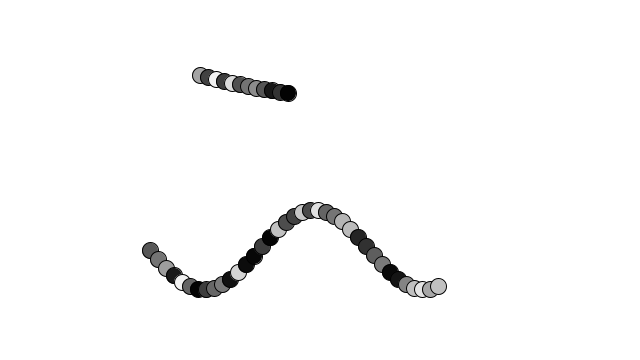
Frame 1 (no input)
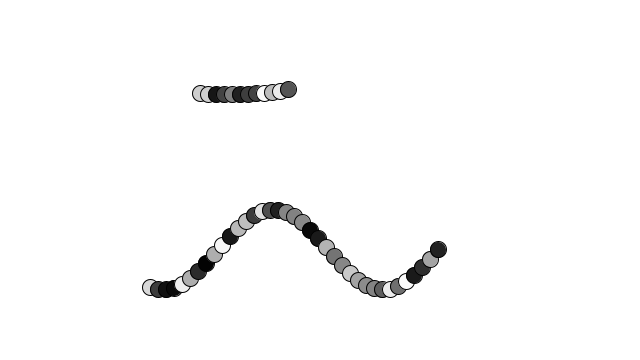
Frame 60 (the mouse pressed at the canvas centre just before this capture)
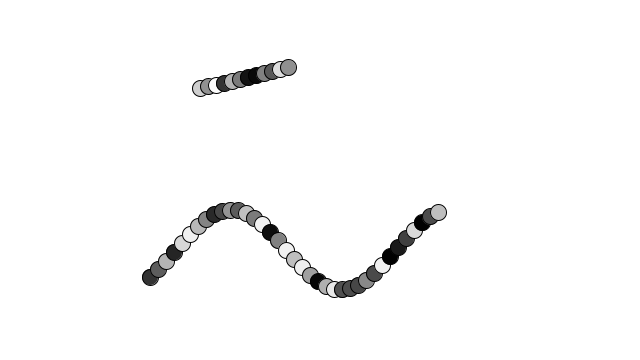
Frame 120 (the mouse held since frame 60 and released just before this capture)

The Processing sketch that drew these frames (run headless with seeded random() and noise(); from frame 60 on, the mouse is pressed at the canvas centre):

// Processing sketch: OOPWaveParticles
// ── OOPWaveParticles.pde
// Sine Wave
// Daniel Shiffman <http://www.shiffman.net>


// Two wave objects
Wave wave0;
Wave wave1;

void setup() {
  size(640,360);
  smooth();
  // Initialize a wave with starting point, width, amplitude, and period
  wave0 = new Wave(new PVector(200,75),100,20,500);
  wave1 = new Wave(new PVector(150,250),300,40,220);

}

void draw() {
  background(255);
  
  // Update and display waves
  wave0.calculate();
  wave0.display();
  
  wave1.calculate();
  wave1.display();


}



// ── Particle.pde

class Particle {
  PVector location;
  
  Particle() {
    location = new PVector(); 
  }
  
  void setLocation(float x, float y) {
    location.x = x;
    location.y = y; 
  }
  
  void display() {
    fill(random(255));
    ellipse(location.x,location.y,16,16); 
  }
  
  
}

// ── Wave.pde
class Wave {
  
  int xspacing = 8; // How far apart should each horizontal location be spaced
  int w;            // Width of entire wave
  
  PVector origin;          // Where does the wave's first point start
  float theta = 0.0;       // Start angle at 0
  float amplitude;         // Height of wave
  float period;            // How many pixels before the wave repeats
  float dx;                // Value for incrementing X, to be calculated as a function of period and xspacing
  //float[] yvalues;         // Using an array to store height values for the wave (not entirely necessary)
  Particle[] particles;

  Wave(PVector o, int w_, float a, float p) {
    origin = o.get();
    w = w_;
    period = p;
    amplitude = a;
    dx = (TWO_PI / period) * xspacing;
    particles = new Particle[w/xspacing];
    for (int i = 0; i < particles.length; i++) {
      particles[i] = new Particle(); 
    }
  }


  void calculate() {
    // Increment theta (try different values for 'angular velocity' here
    theta += 0.02;

    // For every x value, calculate a y value with sine function
    float x = theta;
    for (int i = 0; i < particles.length; i++) {
      particles[i].setLocation(origin.x+i*xspacing,origin.y+sin(x)*amplitude);
      x+=dx;
    }
  }
  
  void manipulate() {
    // Loop through the array of particles and check stuff regarding the mouse
     
  }

  void display() {
    
    // A simple way to draw the wave with an ellipse at each location
    for (int i = 0; i < particles.length; i++) {
      particles[i].display();
    }
  }
}
